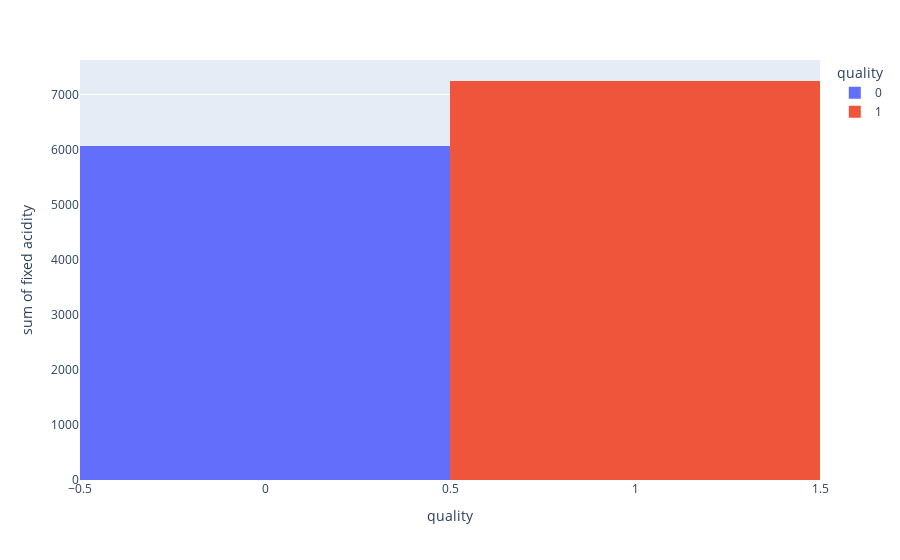

The cell this chart's notebook holds for it:
### Code cell
fig = px.histogram(df, x = "quality", y = "fixed acidity", color = "quality")
fig.show()

### Figure 1 — Plotly figure (JSON) as saved in the notebook; plotly's stock layout.template omitted (floating-point values rounded to 4 significant figures; data arrays with more than 128 entries replaced by an {"elided": "..."} marker saying what was removed)
{"data": [{"alignmentgroup": "True", "bingroup": "x", "histfunc": "sum", "hovertemplate": "quality=%{x}<br>sum of fixed acidity=%{y}<extra></extra>", "legendgroup": "0", "marker": {"color": "#636efa", "pattern": {"shape": ""}}, "name": "0", "offsetgroup": "0", "orientation": "v", "showlegend": true, "type": "histogram", "x": {"elided": "744 int values"}, "xaxis": "x", "y": {"elided": "744 float values"}, "yaxis": "y"}, {"alignmentgroup": "True", "bingroup": "x", "histfunc": "sum", "hovertemplate": "quality=%{x}<br>sum of fixed acidity=%{y}<extra></extra>", "legendgroup": "1", "marker": {"color": "#EF553B", "pattern": {"shape": ""}}, "name": "1", "offsetgroup": "1", "orientation": "v", "showlegend": true, "type": "histogram", "x": {"elided": "855 int values"}, "xaxis": "x", "y": {"elided": "855 float values"}, "yaxis": "y"}], "layout": {"barmode": "relative", "legend": {"title": {"text": "quality"}, "tracegroupgap": 0}, "margin": {"t": 60}, "xaxis": {"anchor": "y", "categoryarray": [0, 1], "categoryorder": "array", "domain": [0, 1], "title": {"text": "quality"}}, "yaxis": {"anchor": "x", "domain": [0, 1], "title": {"text": "sum of fixed acidity"}}}}
